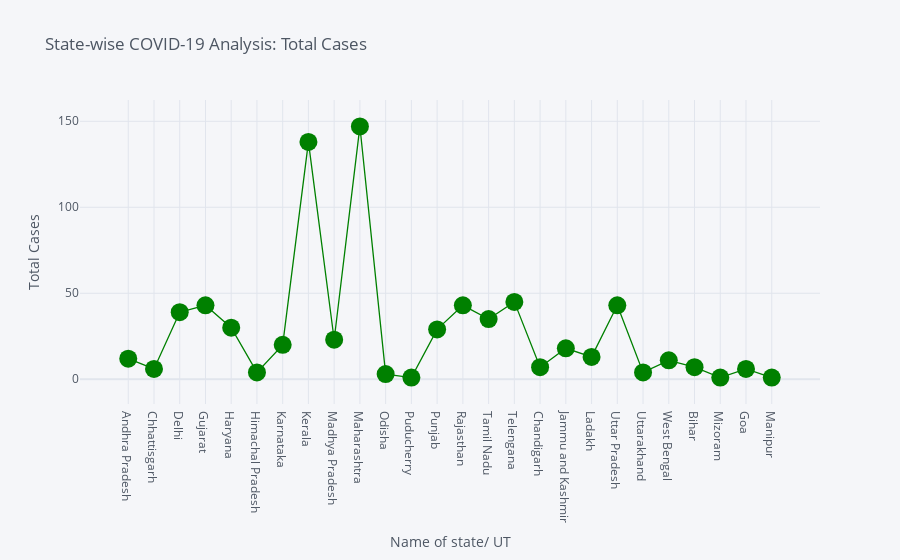
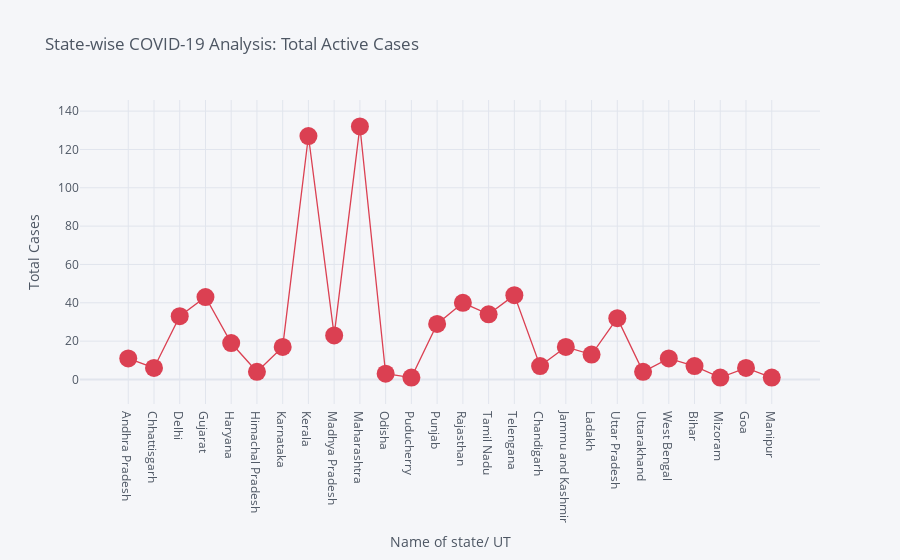

Notebook cell for these charts, in order:
### Code cell
#For Total Cases
df.iplot(kind = 'scatter', x  = 'Name of State / UT', y = 'Total Cases',mode = 'markers + lines', title = 'State-wise COVID-19 Analysis: Total Cases', xTitle = 'Name of state/ UT', yTitle = 'Total Cases', colors = 'green', size = 18)


#For Total Active Cases
df.iplot(kind = 'scatter', x  = 'Name of State / UT', y = 'Total Active Cases',mode = 'markers + lines', title = 'State-wise COVID-19 Analysis: Total Active Cases', xTitle = 'Name of state/ UT', yTitle = 'Total Cases', colors = 'red', size = 18)

### Figure 1 — Plotly figure (JSON) as saved in the notebook; plotly's stock layout.template omitted (floating-point values rounded to 4 significant figures)
{"data": [{"line": {"color": "rgba(0, 128, 0, 1.0)", "dash": "solid", "shape": "linear", "width": 1.3}, "marker": {"size": 18, "symbol": "circle"}, "mode": "markers+lines", "name": "Total Cases", "text": "", "type": "scatter", "x": ["Andhra Pradesh", "Chhattisgarh", "Delhi", "Gujarat", "Haryana", "Himachal Pradesh", "Karnataka", "Kerala", "Madhya Pradesh", "Maharashtra", "Odisha", "Puducherry", "Punjab", "Rajasthan", "Tamil Nadu", "Telengana", "Chandigarh", "Jammu and Kashmir", "Ladakh", "Uttar Pradesh", "Uttarakhand", "West Bengal", "Bihar", "Mizoram", "Goa", "Manipur"], "y": [12, 6, 39, 43, 30, 4, 20, 138, 23, 147, 3, 1, 29, 43, 35, 45, 7, 18, 13, 43, 4, 11, 7, 1, 6, 1]}], "layout": {"legend": {"bgcolor": "#F5F6F9", "font": {"color": "#4D5663"}}, "paper_bgcolor": "#F5F6F9", "plot_bgcolor": "#F5F6F9", "title": {"font": {"color": "#4D5663"}, "text": "State-wise COVID-19 Analysis: Total Cases"}, "xaxis": {"gridcolor": "#E1E5ED", "showgrid": true, "tickfont": {"color": "#4D5663"}, "title": {"font": {"color": "#4D5663"}, "text": "Name of state/ UT"}, "zerolinecolor": "#E1E5ED"}, "yaxis": {"gridcolor": "#E1E5ED", "showgrid": true, "tickfont": {"color": "#4D5663"}, "title": {"font": {"color": "#4D5663"}, "text": "Total Cases"}, "zerolinecolor": "#E1E5ED"}}}

### Figure 2 — Plotly figure (JSON) as saved in the notebook; plotly's stock layout.template omitted (floating-point values rounded to 4 significant figures)
{"data": [{"line": {"color": "rgba(219, 64, 82, 1.0)", "dash": "solid", "shape": "linear", "width": 1.3}, "marker": {"size": 18, "symbol": "circle"}, "mode": "markers+lines", "name": "Total Active Cases", "text": "", "type": "scatter", "x": ["Andhra Pradesh", "Chhattisgarh", "Delhi", "Gujarat", "Haryana", "Himachal Pradesh", "Karnataka", "Kerala", "Madhya Pradesh", "Maharashtra", "Odisha", "Puducherry", "Punjab", "Rajasthan", "Tamil Nadu", "Telengana", "Chandigarh", "Jammu and Kashmir", "Ladakh", "Uttar Pradesh", "Uttarakhand", "West Bengal", "Bihar", "Mizoram", "Goa", "Manipur"], "y": [11, 6, 33, 43, 19, 4, 17, 127, 23, 132, 3, 1, 29, 40, 34, 44, 7, 17, 13, 32, 4, 11, 7, 1, 6, 1]}], "layout": {"legend": {"bgcolor": "#F5F6F9", "font": {"color": "#4D5663"}}, "paper_bgcolor": "#F5F6F9", "plot_bgcolor": "#F5F6F9", "title": {"font": {"color": "#4D5663"}, "text": "State-wise COVID-19 Analysis: Total Active Cases"}, "xaxis": {"gridcolor": "#E1E5ED", "showgrid": true, "tickfont": {"color": "#4D5663"}, "title": {"font": {"color": "#4D5663"}, "text": "Name of state/ UT"}, "zerolinecolor": "#E1E5ED"}, "yaxis": {"gridcolor": "#E1E5ED", "showgrid": true, "tickfont": {"color": "#4D5663"}, "title": {"font": {"color": "#4D5663"}, "text": "Total Cases"}, "zerolinecolor": "#E1E5ED"}}}
